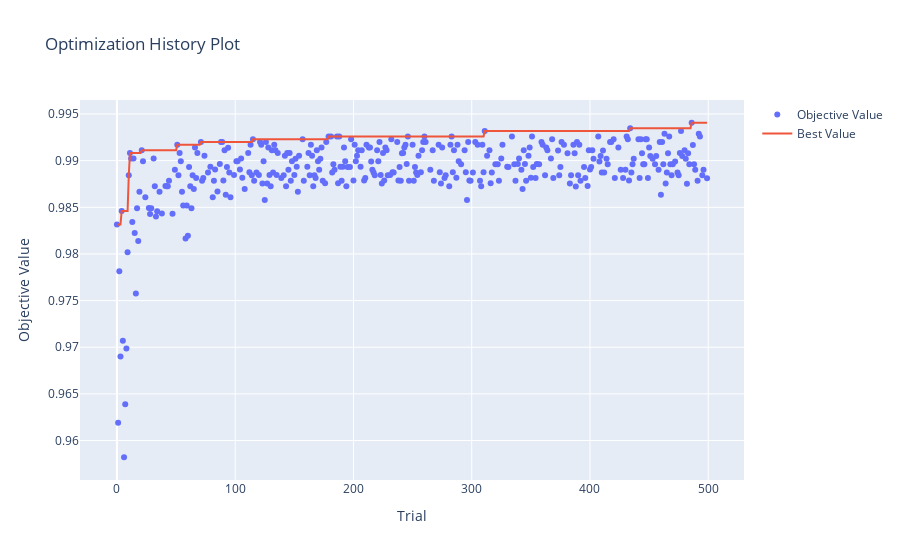

Source (notebook cell):
### Code cell
p_history_feat_eng = optuna.visualization.plot_optimization_history(study_feat_eng)
p_history_feat_eng.show()

### Figure 1 — Plotly figure (JSON) as saved in the notebook; plotly's stock layout.template omitted (floating-point values rounded to 4 significant figures; data arrays with more than 128 entries replaced by an {"elided": "..."} marker saying what was removed)
{"data": [{"mode": "markers", "name": "Objective Value", "type": "scatter", "x": {"elided": "370 int values"}, "y": {"elided": "370 float values"}}, {"mode": "lines", "name": "Best Value", "type": "scatter", "x": {"elided": "500 int values"}, "y": {"elided": "500 float values"}}, {"marker": {"color": "#cccccc"}, "mode": "markers", "name": "Infeasible Trial", "showlegend": false, "type": "scatter", "x": [], "y": []}], "layout": {"title": {"text": "Optimization History Plot"}, "xaxis": {"title": {"text": "Trial"}}, "yaxis": {"title": {"text": "Objective Value"}}}}
